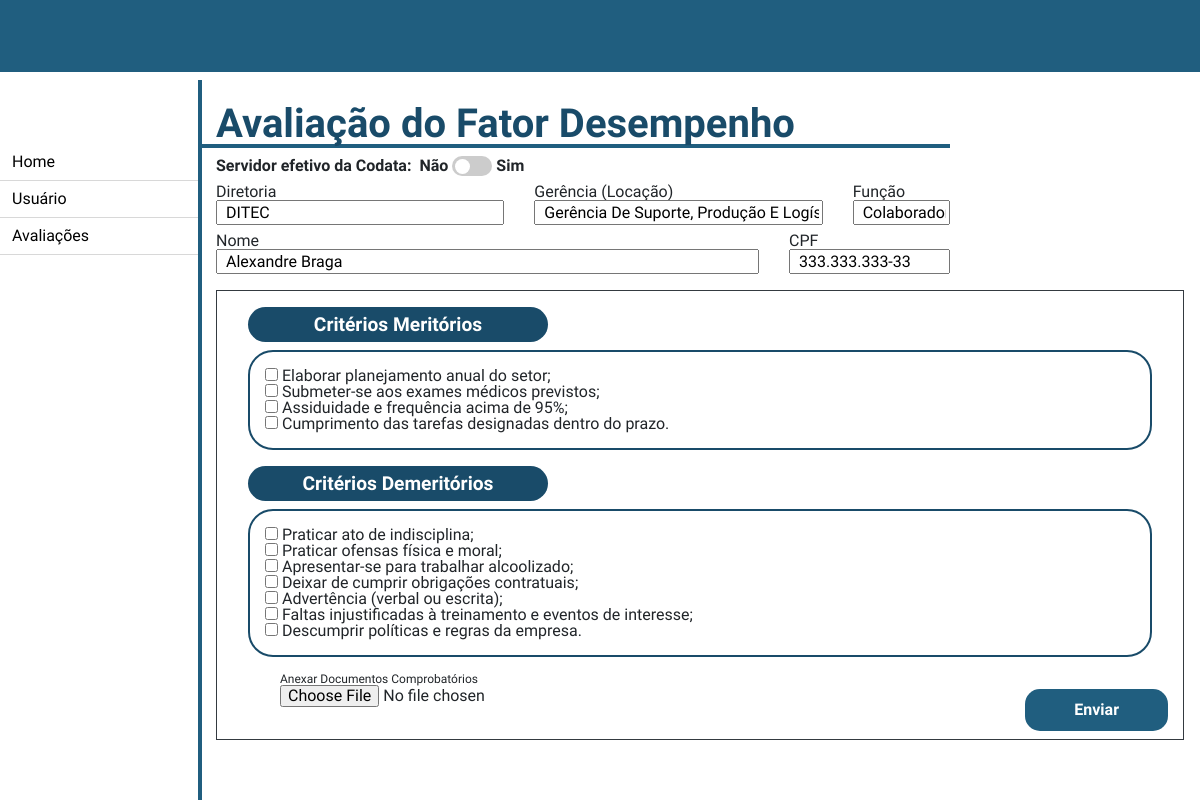
Before: /recursos_humanos/avaliar_usuario/3 with the older database file.
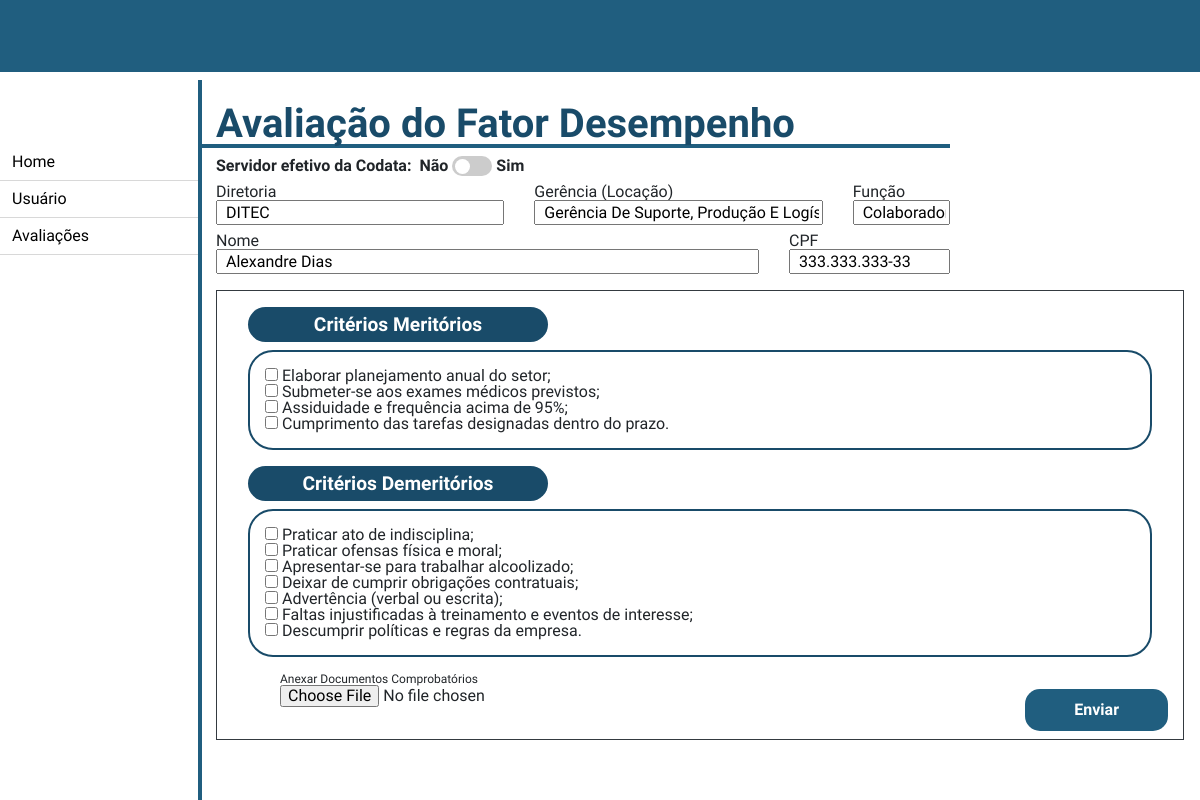
After: the same page with the newer database file.
### recursos_humanos/models.py (models this page shows, shortened)
class Usuario(models.Model):
    FUNCAO = (
        ('presidente', "Presidente"),
        ('diretos', "Diretor"),
        ('gerente', "Gerente"),
        ('chefe', "Chefe"),
        ('colaborador', "Colaborador"),
        ('cedido', "Cedido a outro orgão"),
        ('recursos_humanos', "Recursos Humanos"),
    )
    CLASSE = (
        ('classe1', "Classe 1"),
        ('classe2', "Classe 2"),
        ('classe3', "Classe 3"),
    )
    NIVEL = (
        ('', '----'),
        ('i', "I"),
        ('ii', "II"),
        ('iii', "III"),
        ('iv', "IV"),
        ('v', "V"),
        ('vi', "VI"),
        ('vii', "VII"),
        ('viii', "VIII"),
        ('ix', "IX"),
        ('x', "X"),
        ('xi', "XI"),
        ('xii', "XII"),
    )
    nome = models.CharField(max_length=100, blank=False, null=False)
    senha = models.CharField(max_length=20, blank=False, null=False)
    email = models.EmailField(blank=False, null=False)
    cpf = models.CharField(max_length=14, blank=False, null=False)
    data_criacao_usuario = models.DateField(default=datetime.now, blank=False, null=False)
    data_atualizacao_usuario = models.DateField(blank=True, null=True)
    data_inativacao_usuario = models.DateField(blank=True, null=True)
    data_ultima_avaliacao = models.DateField(blank=True, null=True)
    setor = models.CharField(max_length=50)
    cargo = models.CharField(max_length=50)
    funcao = models.CharField(max_length=20, choices=FUNCAO)
    classe = models.CharField(max_length=20, choices=CLASSE)
    nivel = models.CharField(max_length=5, choices=NIVEL, blank=True, null=True)
    gerencia = models.ForeignKey('Gerencia', on_delete=models.CASCADE)
    diretoria = models.ForeignKey('Diretoria', on_delete=models.CASCADE)
    efetivo = models.BooleanField(default=False)
    inativo = models.BooleanField(default=False)
    meritos = models.ManyToManyField(FatorDesempenhoMerito, blank=True)
    demeritos = models.ManyToManyField(FatorDesempenhoDemerito, blank=True)
    avaliacoes = models.ManyToManyField(AvaliacaoDesempenho, blank=True)
    class Meta:
        verbose_name = "Usuário"

class Diretoria(models.Model):
    diretoria = models.CharField(max_length=100, blank=False, null=False)
    sigla = models.CharField(max_length=10, blank=False, null=False)

class Gerencia(models.Model):
    gerencia = models.CharField(max_length=100, blank=False, null=False)
    diretoria = models.ForeignKey(Diretoria, on_delete=models.CASCADE)
    class Meta:
        verbose_name = "Gerência"
    def __str__(self) -> str:
        return self.gerencia

### recursos_humanos/views.py (the view)
# urls.py: path('avaliar_usuario/<int:id>', views.avaliar_usuario, name='avaliar_usuario'),
def avaliar_usuario(request, id=None):
    instance = get_object_or_404(Usuario, id=id)
    form = AvaliacaoForm(request.POST or None, instance=instance)
    instance.data_ultima_avaliacao = datetime.datetime.now()
    if form.is_valid():
        instance = form.save(commit=False)
        instance.save()
        form.save_m2m()
        return redirect("/recursos_humanos/avaliacao_desempenho")
    return render(request, "recursos_humanos/avaliar_usuario.html", {"instance": instance, "form": form})

### recursos_humanos/forms.py
class AvaliacaoForm(forms.ModelForm):
    meritos = forms.ModelMultipleChoiceField(
        widget = forms.CheckboxSelectMultiple,
        queryset = FatorDesempenhoMerito.objects.all(),
    )
    demeritos = forms.ModelMultipleChoiceField(
        widget = forms.CheckboxSelectMultiple,
        queryset = FatorDesempenhoDemerito.objects.all(),
    )
    class Meta:
        model = Usuario
        fields = ['meritos', 'demeritos']

### avaliacao/models.py (called while the page is built)
    def __str__(self) -> str:
        return self.fator

    def __str__(self) -> str:
        return self.fator

### templates/recursos_humanos/avaliar_usuario.html (shortened to what this page needs)
{% extends './home.html' %}
{% block 'conteudo' %}
<h1 class="pl-3 my-2 w-75 font-weight-bold">Avaliação do Fator Desempenho</h1>
<div class="ml-3 pr-3 my-2 w-75">
    <div class="d-flex align-items-center">
        <p class="font-weight-bold  mr-2">Servidor efetivo da Codata:</p>
        <p class="font-weight-bold  mr-1">Não</p>
        <label class="switch m-0">
            {% if instance.efetivo %}
            <input type="checkbox" checked onclick="return false;">
            <span class="slider round"></span>
            {% else %}
            <span class="slider round"></span>
            {% endif %}
        </label>
        <p class="font-weight-bold  ml-1">Sim</p>
    </div>
    <div class="row my-2">
        <div class="col-5 d-flex flex-column">
            <label>Diretoria</label>
            <input type="text" class="pl-2 text-uppercase" readonly value="{{ instance.diretoria.sigla }}">
        </div>
        <div class="col-5 d-flex flex-column">
            <label>Gerência (Locação)</label>
            <input type="text" class="pl-2 text-capitalize" readonly value="{{ instance.gerencia }}">
        </div>
        <div class="col-2 d-flex flex-column">
            <label>Função</label>
            <input type="text" class="pl-2 text-capitalize" readonly value="{{ instance.funcao }}">
        </div>
    </div>
    <div class="row my-2">
        <div class="col d-flex flex-column">
            <label>Nome</label>
            <input type="text" class="pl-2 text-capitalize" readonly value="{{ instance.nome }}">
        </div>
        <div class="col-3 d-flex flex-column">
            <label>CPF</label>
            <input type="text" class="pl-2" readonly value="{{ instance.cpf }}">
        </div>
    </div>
</div>
<div class="border border-dark m-3">
    <form action="" method="post" class="">
        <div class="col">
            <fieldset class="form-group mx-3">
                <h5 class="mb-2 mt-3 py-2 font-weight-bold text-center aval--titulo">Critérios
                    Meritórios</h5>
                <div class="col py-3 text-left aval--bg">
                    {{form.meritos}}
                </div>
            </fieldset>
            <fieldset class="form-group mx-3">
                <h5 class="mb-2 py-2 font-weight-bold text-center aval--titulo">Critérios
                    Demeritórios</h5>
                <div class="col py-3 text-left aval--bg">
                    {{form.demeritos}}
                </div>
            </fieldset>
            <div class="d-flex justify-content-between">
                <div class="d-flex flex-column mb-2 ml-5">
                    <small class="mb-0">Anexar Documentos Comprobatórios</small>
                    <input type="file" class="" id="file">
                </div>
                <div class="d-flex justify-content-end mt-3 mb-2">
                    <input class="btn font-weight-bold px-5 py-2 btn--enviar" type="submit" value="Enviar">
                </div>
            </div>
        </div>
    </form>
</div>
{% endblock %}

Changed rows visible on the page:
changed Usuario "colaborador": nome "Alexandre Braga" → "Alexandre Dias"
